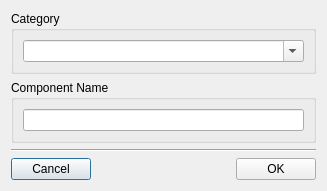
<?xml version="1.0" encoding="UTF-8"?>
<ui version="4.0">
 <class>InputDialog</class>
 <widget class="QDialog" name="InputDialog">
  <property name="geometry">
   <rect>
    <x>0</x>
    <y>0</y>
    <width>327</width>
    <height>167</height>
   </rect>
  </property>
  <property name="windowTitle">
   <string>Rename/Move Component</string>
  </property>
  <layout class="QVBoxLayout" name="verticalLayout">
   <item>
    <widget class="QGroupBox" name="groupBox">
     <property name="title">
      <string>Category</string>
     </property>
     <layout class="QHBoxLayout" name="horizontalLayout">
      <item>
       <widget class="QComboBox" name="categoryBox">
        <property name="editable">
         <bool>true</bool>
        </property>
       </widget>
      </item>
     </layout>
    </widget>
   </item>
   <item>
    <widget class="QGroupBox" name="groupBox_2">
     <property name="title">
      <string>Component Name</string>
     </property>
     <layout class="QHBoxLayout" name="horizontalLayout_3">
      <item>
       <widget class="QLineEdit" name="classEdit"/>
      </item>
     </layout>
    </widget>
   </item>
   <item>
    <widget class="Line" name="line">
     <property name="orientation">
      <enum>Qt::Horizontal</enum>
     </property>
    </widget>
   </item>
   <item>
    <layout class="QHBoxLayout" name="horizontalLayout_2">
     <item>
      <widget class="QPushButton" name="pushButtonCancel">
       <property name="text">
        <string>Cancel</string>
       </property>
       <property name="icon">
        <iconset>
         <normaloff>:/icons/cancel.svg</normaloff>:/icons/cancel.svg</iconset>
       </property>
       <property name="iconSize">
        <size>
         <width>24</width>
         <height>24</height>
        </size>
       </property>
      </widget>
     </item>
     <item>
      <spacer name="horizontalSpacer_2">
       <property name="orientation">
        <enum>Qt::Horizontal</enum>
       </property>
       <property name="sizeHint" stdset="0">
        <size>
         <width>40</width>
         <height>20</height>
        </size>
       </property>
      </spacer>
     </item>
     <item>
      <widget class="QPushButton" name="pushButtonOk">
       <property name="text">
        <string>OK</string>
       </property>
       <property name="icon">
        <iconset>
         <normaloff>:/icons/export.svg</normaloff>:/icons/export.svg</iconset>
       </property>
       <property name="iconSize">
        <size>
         <width>24</width>
         <height>24</height>
        </size>
       </property>
      </widget>
     </item>
    </layout>
   </item>
  </layout>
 </widget>
 <resources/>
 <connections/>
</ui>
